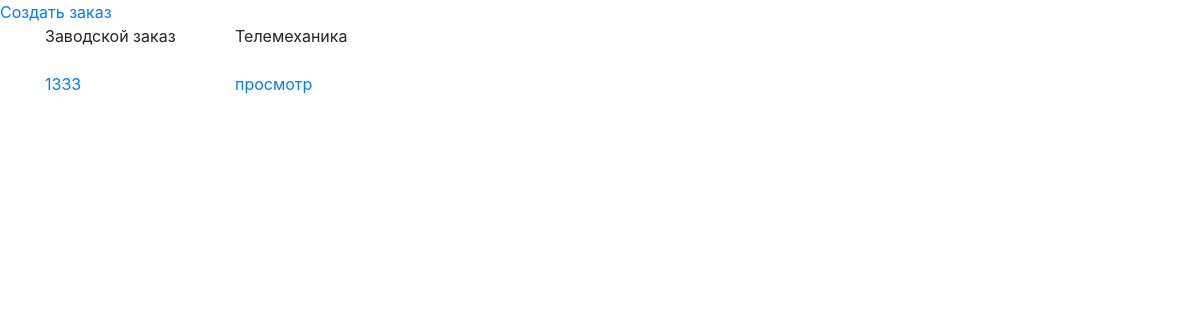
The app's page /, older data.
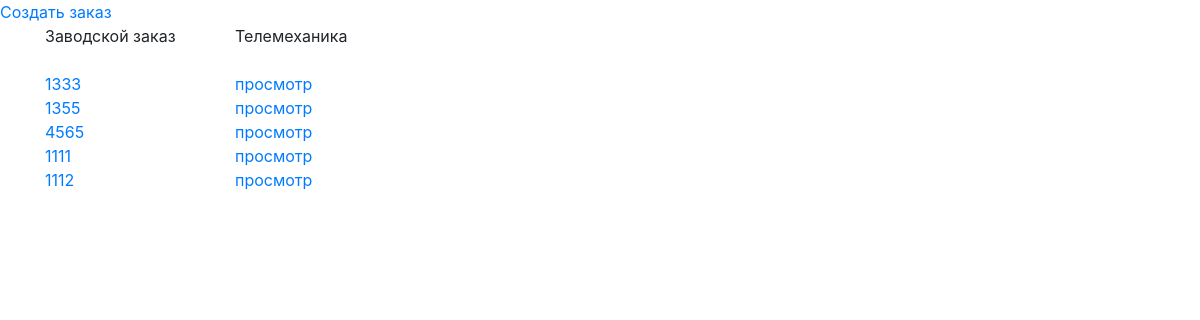
The same page, newer data.
### otk/models/order.py (models this page shows)
class OTKOrder(models.Model):
    man_number = models.IntegerField(unique=True)
    tm_checklist = models.OneToOneField(TMCheckList,
                                        on_delete=models.SET_NULL,
                                        unique=True,
                                        blank = True,
                                        null = True,
                                        default = None)
    def __str__(self):
        return str(self.man_number)

### otk/views/views.py (the view)
# urls.py: path('', CheckListListView.as_view(), name='checklist_list'),
class CheckListListView(ListView):
    model = OTKOrder
    template_name = 'checklist_list.html'

### otk/templates/checklist_list.html
{% extends 'base.html' %}
{% block content %}
    <a href="{% url 'order_create'%}"> Создать заказ  </a>
    <div class="container">
        <div class="row">
            <div class="col-2">
                Заводской заказ
            </div>
            <div class="col-sm">
                Телемеханика
            </div>
        </div>
        <br/>
        {% for otkorder in object_list %}
            <div class="row">
                <div class="col-2">
                    <a href=""> {{ otkorder }} </a>
                </div>
                <div class="col-sm">
                    {% if  otkorder.tm_checklist  %}
                        <a href="{% url 'tm_checklist_detail' otkorder.tm_checklist.id %}">просмотр </a>
                    {% else %}
                        <a href="{% url 'tm_checklist_create' otkorder.pk %}">создать </a>
                    {% endif %}
                </div>
            </div>
        {% endfor %}
{% endblock content %}

### otk/templates/base.html (shortened to what this page needs)
<html>
    <head>
        <link rel="stylesheet" href="https://stackpath.bootstrapcdn.com/bootstrap/4.1.3/css/bootstrap.min.css">
    </head>
    <body>
        {% block content %}
        {% endblock content %}
    </body>
</html>

Row changes from the older to the newer data that the page shows:
added OTKOrder: man_number "1355", shows "просмотр"
added OTKOrder: man_number "4565", shows "просмотр"
added OTKOrder: man_number "1111", shows "просмотр"
added OTKOrder: man_number "1112", shows "просмотр"
